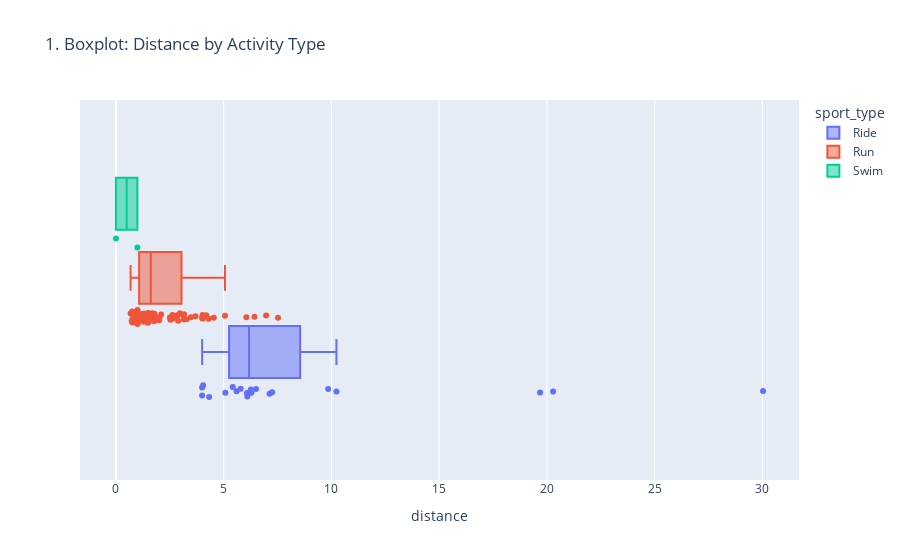

The notebook cell this image was saved under:
### Code cell
fig1 = px.box(
    activities_copy, x = "distance", 
    title="1. Boxplot: Distance by Activity Type", 
    color="sport_type", 
    points="all"
)
fig1.show()

### Figure 1 — Plotly figure (JSON) as saved in the notebook; plotly's stock layout.template omitted (floating-point values rounded to 4 significant figures)
{"data": [{"alignmentgroup": "True", "boxpoints": "all", "hovertemplate": "sport_type=Ride<br>distance=%{x}<extra></extra>", "legendgroup": "Ride", "marker": {"color": "#636efa"}, "name": "Ride", "notched": false, "offsetgroup": "Ride", "orientation": "h", "showlegend": true, "type": "box", "x": [5.599, 30.03, 4.047, 10.23, 6.082, 19.68, 6.095, 6.258, 6.288, 5.08, 4.0, 4.0, 20.29, 9.849, 6.5, 7.131, 4.327, 7.249, 5.42, 5.788], "x0": " ", "xaxis": "x", "y0": " ", "yaxis": "y"}, {"alignmentgroup": "True", "boxpoints": "all", "hovertemplate": "sport_type=Run<br>distance=%{x}<extra></extra>", "legendgroup": "Run", "marker": {"color": "#EF553B"}, "name": "Run", "notched": false, "offsetgroup": "Run", "orientation": "h", "showlegend": true, "type": "box", "x": [7.521, 2.885, 4.128, 4.028, 3.159, 3.997, 1.0, 2.525, 2.651, 1.0, 1.0, 4.3, 1.299, 2.096, 2.805, 1.505, 1.179, 0.9917, 1.354, 1.299, 0.8431, 0.884, 6.428, 0.9802, 0.679, 0.7645, 1.306, 2.004, 0.84, 2.009, 6.97, 3.691, 2.504, 4.192, 1.011, 0.7271, 3.162, 2.97, 0.8537, 1.114, 0.9169, 1.27, 1.304, 0.9997, 1.773, 2.867, 3.281, 5.06, 4.019, 1.046, 1.437, 1.504, 1.483, 0.7769, 1.323, 6.052, 2.623, 3.114, 3.476, 1.529, 1.601, 1.631, 4.541, 1.483, 1.787, 1.668, 2.005, 1.592, 1.102, 1.817, 1.688, 0.7534], "x0": " ", "xaxis": "x", "y0": " ", "yaxis": "y"}, {"alignmentgroup": "True", "boxpoints": "all", "hovertemplate": "sport_type=Swim<br>distance=%{x}<extra></extra>", "legendgroup": "Swim", "marker": {"color": "#00cc96"}, "name": "Swim", "notched": false, "offsetgroup": "Swim", "orientation": "h", "showlegend": true, "type": "box", "x": [0.9942, 0], "x0": " ", "xaxis": "x", "y0": " ", "yaxis": "y"}], "layout": {"boxmode": "group", "legend": {"title": {"text": "sport_type"}, "tracegroupgap": 0}, "title": {"text": "1. Boxplot: Distance by Activity Type"}, "xaxis": {"anchor": "y", "domain": [0, 1], "title": {"text": "distance"}}, "yaxis": {"anchor": "x", "domain": [0, 1]}}}
